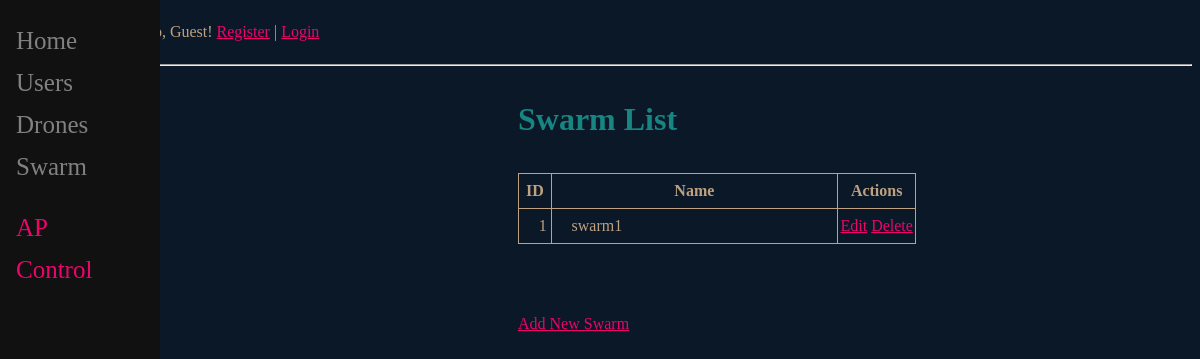
Page /swarm_list on the earlier database version.
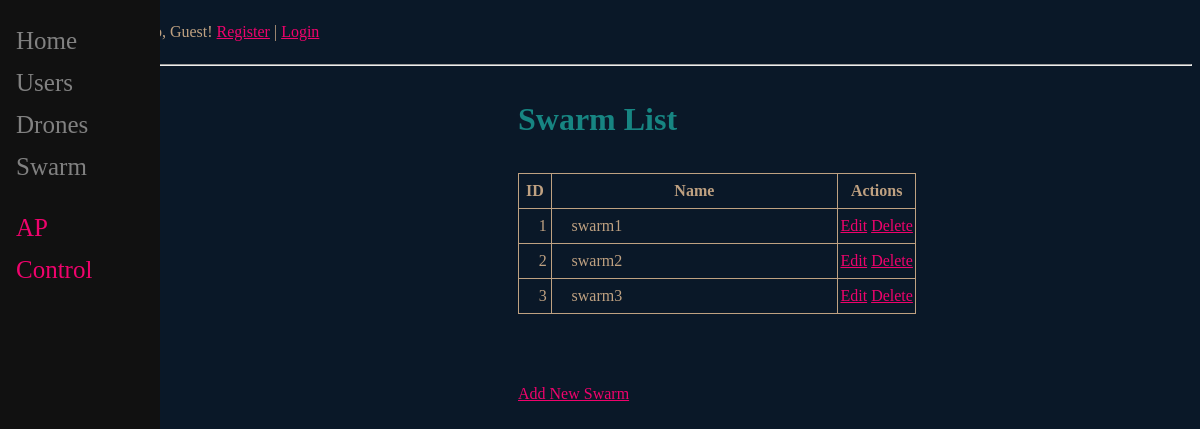
Same page on the later database version.
### main/models.py (models this page shows, shortened)
class Swarm(models.Model):
    swarmName=models.fields.CharField(max_length=32,unique=True)
    user_id = models.ForeignKey(CustomUser, null=True, on_delete=models.SET_NULL)
    createdAt=models.DateTimeField("datePublished", default=timezone.now)
    UpdatedAt=models.DateTimeField("dateUpdated", auto_now=True)
    UpdatedBy=models.CharField(max_length=32, default="User")

### main/views.py (the view)
# urls.py: path('swarm_list', swarm_list, name='swarm_list'),
def swarm_list(request):
    swarm = Swarm.objects.all()
    return render(request, 'main/swarm_list.html', {'swarm': swarm})

### templates/main/swarm_list.html (shortened to what this page needs)
{% extends 'main/base.html' %}
{% block content %}
<h1>Swarm List</h1>
<body>
    <table  style="width:60%; border: 1px solid; background-color: translucent 50% ;border-collapse: collapse">
        <thead>
            <tr style="border: 1px solid; text-align: center;">
                <th style="width:5%; border: 1px solid; ">ID</th>
                <th style="width:45%; border: 1px solid; ">Name</th>
                <th style="width:10%; border: 1px solid;">Actions</th>
            </tr>
        </thead>
        <tbody>
    {% for swarm in swarm %}
            <tr style="border: 1px solid; text-align: center;">
                <td style="width:5%; border: 1px solid; text-align: center; padding-left: 5%; padding-right: 5%;">{{ swarm.id }}</td>
                <td style="width:45%; border: 1px solid; text-align: left; padding-left: 5%; padding-right: 5%;">{{ swarm.swarmName }}</td>
                <td style="width:10%">
                    <a style="width:5%"  href="/swarm_edit/{{ swarm.id }}"><span>Edit</span></a>
                    <a style="width:5%"  href="/swarm_delete/{{ swarm.id }}">Delete</a>
                </td>
            </tr>
        {% endfor %}
        </tbody>
    </table>
    <br>
    <br>
    <a href="{%url 'swarm_add' %}" class="btn btn-outline-secondary btn-sm"><span>Add New Swarm</span></a>
</body>
{% endblock %}

Differences in the rows shown:
added Swarm: id "2", swarmName "swarm2"
added Swarm: id "3", swarmName "swarm3"
